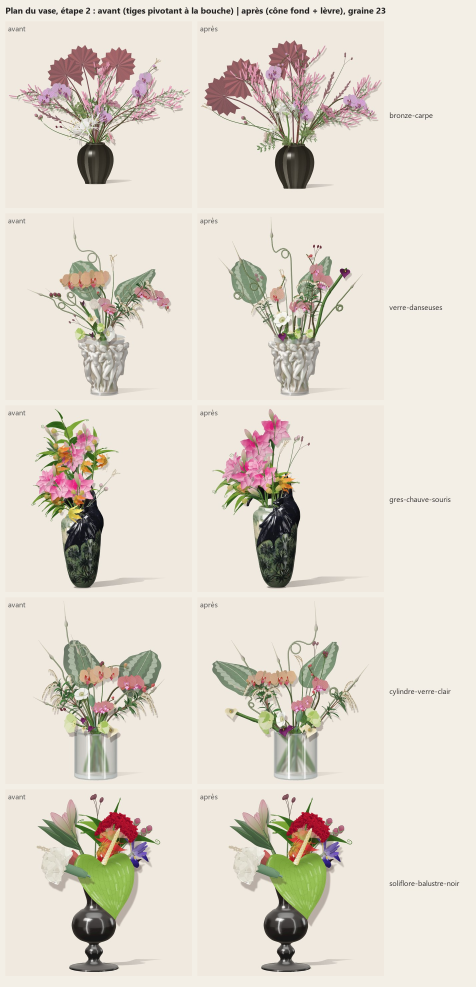
#> input picture vases5/plan-vase/planche-etape2_s23.jpg, 1428 x 2960 px, given in place of ref.jpg, which was not available (shown at 1/3 size)
$ python crops.py ../vases5/plan-vase/planche-etape2_s23.jpg ../vases5/plan-vase/planche-etape3-vases.jpg ../vases5/plan-vase/planche-etape3-vases.jpg ../vases5/plan-vase/planche-etape3-vases.jpg 1.0 ../vases5/plan-vase/planche-etape3-vases.jpg
#> lines starting #> are read from the running program, lines starting #| are printed output that depends on the picture
# Zoomed reading crops: CLAHE on lightness (keeps colour), grid in photo pixels, every 50 px labelled.
import numpy as np, cv2, sys
im = cv2.imread('out/ref.jpg')
#> im is the input picture: shape (2960, 1428, 3); mean B, G, R 205.7, 216.8, 223.8
lab = cv2.cvtColor(im, cv2.COLOR_BGR2LAB)
#> lab: shape (2960, 1428, 3); mean of channels 0, 1, 2 220.7, 128.8, 134.7
cl = cv2.createCLAHE(clipLimit=2.2, tileGridSize=(12, 12))
lab[:, :, 0] = cl.apply(lab[:, :, 0])
#> lab: shape (2960, 1428, 3); mean of channels 0, 1, 2 214.8, 128.8, 134.7
en = cv2.cvtColor(lab, cv2.COLOR_LAB2BGR)
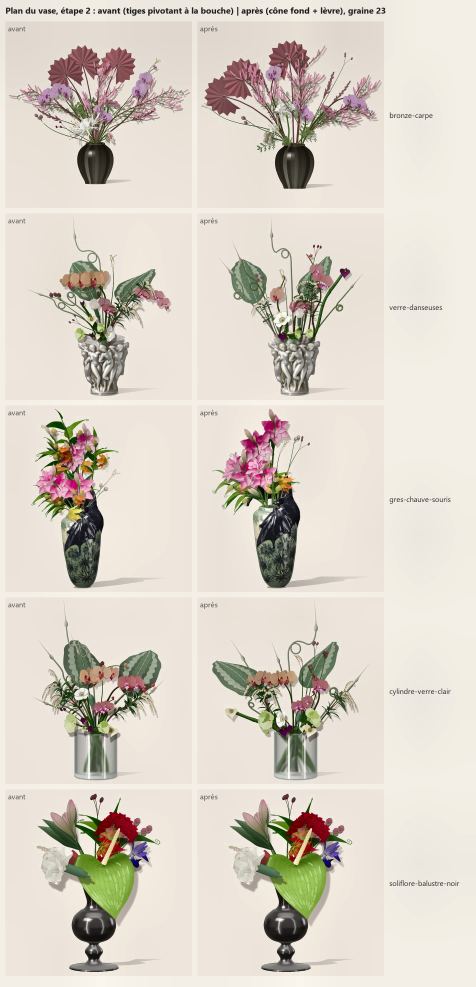
#> en: shape (2960, 1428, 3) (shown at 1/3 size); mean B, G, R 199.2, 210.3, 217.8
cv2.imwrite('out/clahe.jpg', en)
def crop(x0, y0, w, h, s, name, step=25):
    c = en[y0:y0 + h, x0:x0 + w]
    c = cv2.resize(c, (int(w * s), int(h * s)), interpolation=cv2.INTER_CUBIC)
    for x in range((x0 // step + 1) * step, x0 + w, step):
        px = int((x - x0) * s); big = x % 50 == 0
        cv2.line(c, (px, 0), (px, c.shape[0]), (0, 0, 255) if big else (0, 160, 255), 1)
        if big: cv2.putText(c, str(x), (px + 2, 12), cv2.FONT_HERSHEY_SIMPLEX, .4, (0, 0, 255), 1)
    for y in range((y0 // step + 1) * step, y0 + h, step):
        py = int((y - y0) * s); big = y % 50 == 0
        cv2.line(c, (0, py), (c.shape[1], py), (0, 0, 255) if big else (0, 160, 255), 1)
        if big: cv2.putText(c, str(y), (2, py - 2), cv2.FONT_HERSHEY_SIMPLEX, .4, (0, 0, 255), 1)
    cv2.imwrite(f'out/z_{name}.jpg', c, [cv2.IMWRITE_JPEG_QUALITY, 90])
if len(sys.argv) > 1:
#> (the run stopped early here; a loop or call above may not have finished)

$ run again, on vases5/plan-vase/planche-etape3-vases.jpg
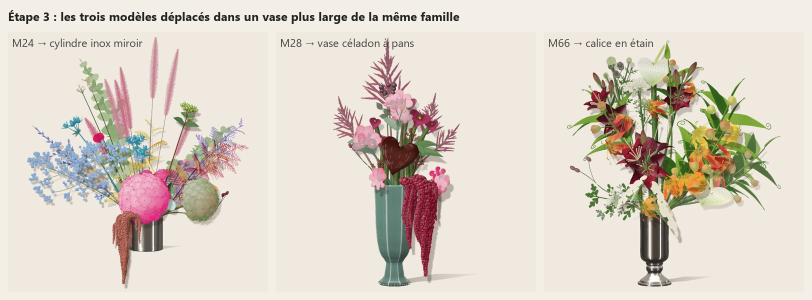
#> input picture vases5/plan-vase/planche-etape3-vases.jpg, 1624 x 600 px, given in place of ref.jpg, which was not available (shown at 1/2 size)
#> im is the input picture: shape (600, 1624, 3); mean B, G, R 199.8, 211, 220.1
#> `en = cv2.cvtColor(lab, cv2.COLOR_LAB2BGR)`:
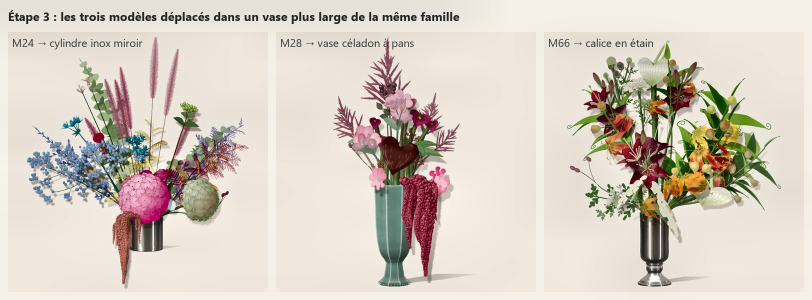
#> en: shape (600, 1624, 3) (shown at 1/2 size); mean B, G, R 192.9, 204.1, 213.8
